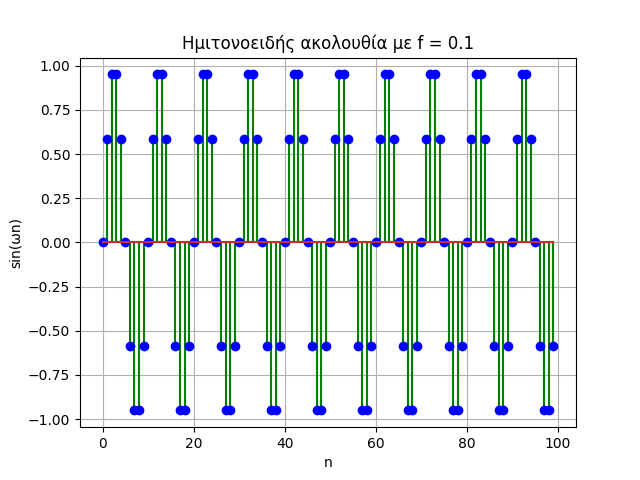

The Python source for this figure:
import numpy as np   
import matplotlib
matplotlib.use('agg')
import matplotlib.pyplot as plt

# Συνάρτηση για ημιτονοειδή ακολουθία
def imitono(N, f):
    w = 2 * np.pi * f
    n = np.arange(N)
    y = np.sin(w * n)

    # Σχεδίαση γραφήματος
    markerline, stemlines, baseline = plt.stem(n, y)  # Διακριτή απεικόνιση
    plt.setp(markerline, color="blue")  # Ρύθμιση χρώματος για τα σημεία
    plt.setp(stemlines, color="green")  # Ρύθμιση χρώματος για τις γραμμές
    plt.title(f"Ημιτονοειδής ακολουθία με f = {f}")  # Τίτλος γραφήματος
    plt.xlabel("n")  # Ετικέτα οριζόντιου άξονα
    plt.ylabel("sin(ωn)")  # Ετικέτα κάθετου άξονα
    plt.grid(True)  # Ενεργοποίηση πλέγματος
    plt.savefig("imitonoidis_akolouthia.png")  # Αποθήκευση γραφήματος ως εικόνα
    plt.close()  # Κλείσιμο γραφήματος

# Παράδειγμα κλήσης της συνάρτησης
imitono(100, 0.1)
